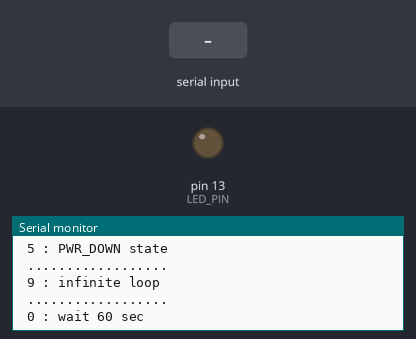
A sketch run on a simulated Arduino Uno, built with avr-gcc and run on an emulated ATmega328P. Shown: output pins drawn as LEDs (lit = HIGH), the last lines printed to the serial monitor. The test bench sets the inputs (shaded band).

Above: at 6.3 s.
6.4 s: "90,45\n" received over Serial
At 7.98 s:
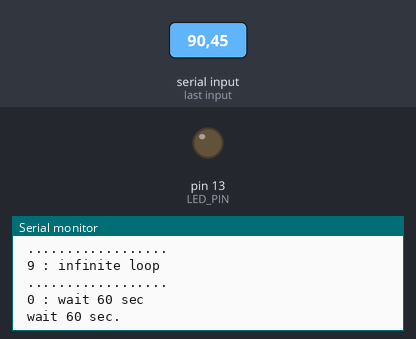
8.1 s: "1\n" received over Serial
At 8.8 s:
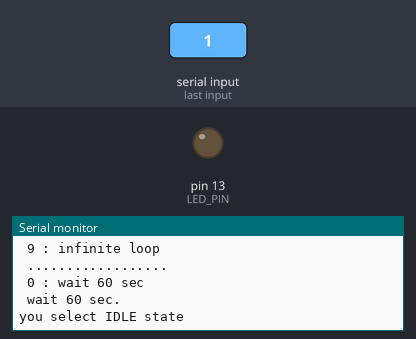
9.6 s: "2\n" received over Serial
At 10.0 s:
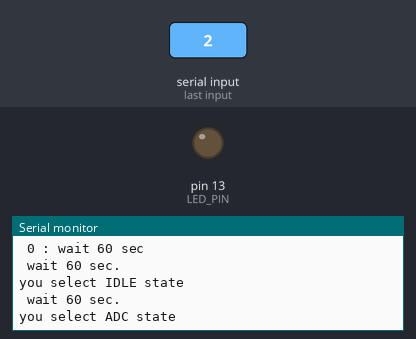

The sketch:

ArduinoPower.ino
```cpp
/*
 * 端末が眠る場合の眠りの深さの指定
 */
#define ACTIVE_STATE 9999
//#define STANDBY_MODE SLEEP_MODE_IDLE
#define STANDBY_MODE SLEEP_MODE_ADC
//#define STANDBY_MODE SLEEP_MODE_PWR_SAVE
//#define STANDBY_MODE SLEEP_MODE_STANDBY
//#define STANDBY_MODE SLEEP_MODE_PWR_DOWN
//#define STANDBY_MODE ACTIVE_STATE

#define THRESHOLD_LOW 15
#define THRESHOLD_HIGH 60

#define LED_PIN 13

#define ON_LED

/*
 * 各種のインクルードファイルのロード
 */
#include <avr/sleep.h>
#include <stdio.h>
#include <Time.h>

unsigned long startTime;
int state;
int threshold=THRESHOLD_LOW;

/*
 * システム初期化関数
 */
void setup()
{
#ifdef ON_LED
  pinMode(LED_PIN,OUTPUT);
#endif
  delay(5000);
  Serial.begin(9600) ;                    // シリアル通信の初期化
  Serial.println("Select standby state of Arduino within 15 sec.");
  switch (STANDBY_MODE) {
    case SLEEP_MODE_IDLE:
      Serial.println("default is IDLE state");
      break;
    case SLEEP_MODE_ADC:
      Serial.println("default is ADC state");
      break;
    case SLEEP_MODE_PWR_SAVE:
      Serial.println("default is PWR_SAVE state");
      break;
    case SLEEP_MODE_STANDBY:
      Serial.println("default is STANDBY state");
      break;
    case SLEEP_MODE_PWR_DOWN:
      Serial.println("default is PWR_DOWN state");
      break;
    case ACTIVE_STATE:
      Serial.println("default is ACTIVE_STATE state");
      break;
  }
  Serial.println(" 1 : IDLE state");
  Serial.println(" 2 : ADC state");
  Serial.println(" 3 : PWR_SAVE state");
  Serial.println(" 4 : STANDBY state");
  Serial.println(" 5 : PWR_DOWN state");
  Serial.println(" ..................");
  Serial.println(" 9 : infinite loop");
  Serial.println(" ..................");
  Serial.println(" 0 : wait 60 sec");
  startTime = now();
  state=STANDBY_MODE;
#ifdef ON_LED
  digitalWrite(LED_PIN,LOW);
#endif
}

/*
 * メインループ
 */
void loop()
{
  unsigned long currentTime = now();
  if ((currentTime - startTime) > threshold) {
    if (state==ACTIVE_STATE) {
      infinite_loop();
    } else {
      goodNight(state);// 割込みが発生したか？
    }
  };
  if (Serial.available() > 0) {
    int select = Serial.parseInt();
    switch (select) {
    case 1:
      Serial.println("you select IDLE state");
      state=SLEEP_MODE_IDLE;
      threshold=THRESHOLD_LOW;
      break;
    case 2:
      Serial.println("you select ADC state");
      state=SLEEP_MODE_ADC;
      threshold=THRESHOLD_LOW;
      break;
    case 3:
      Serial.println("you select PWR_SAVE state");
      state=SLEEP_MODE_PWR_SAVE;
      threshold=THRESHOLD_LOW;
      break;
    case 4:
      Serial.println("you select STANDBY state");
      state=SLEEP_MODE_STANDBY;
      threshold=THRESHOLD_LOW;
      break;
    case 5:
      Serial.println("you select PWR_DOWN state");
      state=SLEEP_MODE_PWR_DOWN;
      threshold=THRESHOLD_LOW;
      break;
    case 9:
      Serial.println("you select infinite loop");
      state=ACTIVE_STATE;
      threshold=THRESHOLD_LOW;
      break;
    case 0:
      threshold=THRESHOLD_HIGH;
      Serial.println(" wait 60 sec.");
      break;
    default:
      Serial.println("please select again");
      Serial.println(" 1 : IDLE state");
      Serial.println(" 2 : ADC state");
      Serial.println(" 3 : PWR_SAVE state");
      Serial.println(" 4 : STANDBY state");
      Serial.println(" 5 : PWR_DOWN state");
      Serial.println(" ..................");
      Serial.println(" 9 : infinite loop");
      Serial.println(" ..................");
      Serial.println(" 0 : wait 60 sec");
    }
  }
}

/*
 * 端末のCPUを寝かせる(低電力モードに設定する)処理
 */
void goodNight(int i) {
  //Serial.println("  Good Night");
  switch (i) {
    case SLEEP_MODE_IDLE:
      Serial.println("Arduino going down to IDLE state");
      break;
    case SLEEP_MODE_ADC:
      Serial.println("Arduino going down to ADC state");
      break;
    case SLEEP_MODE_PWR_SAVE:
      Serial.println("Arduino going down to PWR_SAVE state");
      break;
    case SLEEP_MODE_STANDBY:
      Serial.println("Arduino going down to STANDBY state");
      break;
    case SLEEP_MODE_PWR_DOWN:
      Serial.println("Arduino going down to PWR_DOWN state");
      break;
  }
  Serial.println("  Good Night");
  delay(100);
  noInterrupts();
  set_sleep_mode(i);
  sleep_enable();
  interrupts();
  sleep_cpu();
  sleep_disable();
}
/*
 * 無限ループ
 */
void infinite_loop()
{
  Serial.println("Arduino do infinite loop");
  while(1){
  }
}
```

Measured:
- after the input at 6.4 s, the serial monitor: prints a new line at once (image 1)
- after the input at 8.1 s, the serial monitor: prints a new line at once (image 2)
- after the input at 9.6 s, the serial monitor: prints a new line at once (image 3)
